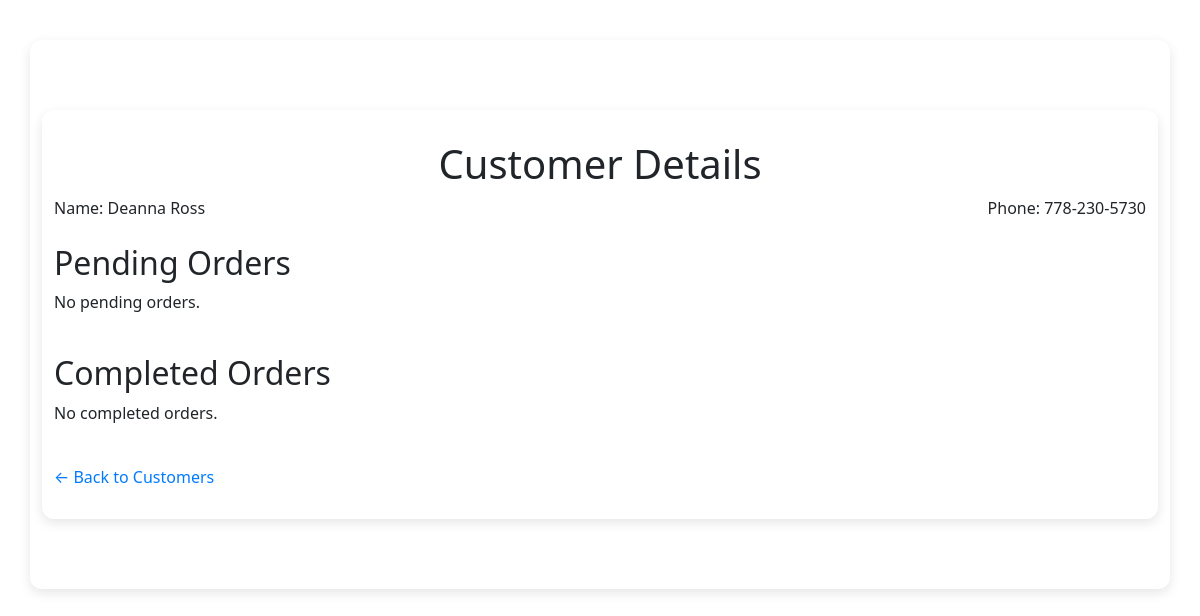
Page /customers/1 on the earlier database version.
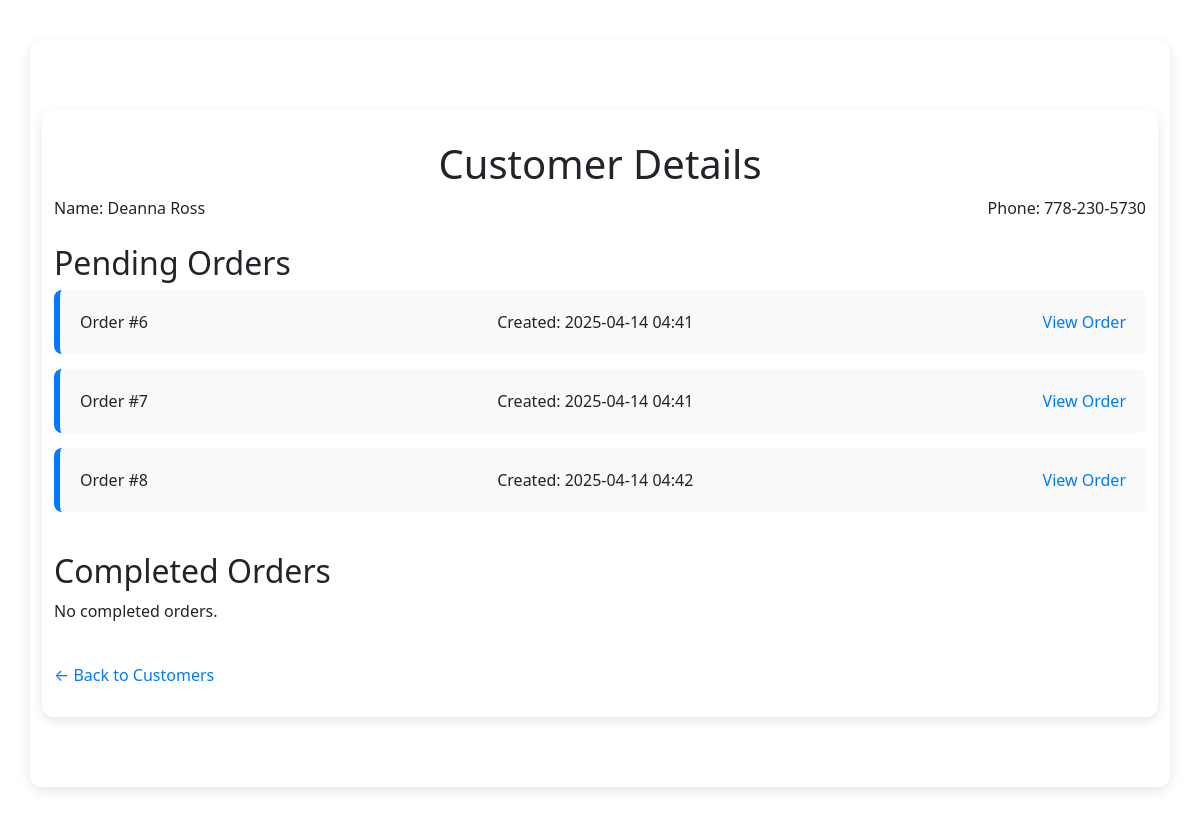
Same page on the later database version.
### models/order.py (models this page shows, shortened)
class Order(db.Model):
        __tablename__ = "order"
        id = mapped_column(Integer, primary_key=True, autoincrement=True)
        customer_id = mapped_column(Integer, ForeignKey("customers.id"))
        created = mapped_column(DateTime, default=datetime.now)
        completed = mapped_column(DateTime, nullable=True)
        amount = mapped_column(Float, nullable=True)
        product_order = relationship("ProductOrder", back_populates="order")
        customer = relationship("Customer", back_populates="order")

### app.py (the view)
@app.route("/customers/<int:id>")
def customer_detail(id):
    customer = db.session.execute(db.select(Customer).where(Customer.id == id)).scalar()
    return render_template("customer.html", data=customer)

### models/customer.py (called while the page is built)
    def pending_orders(self):
        pending_orders = []
        for order in self.order:
            if order.completed is None:
                pending_orders.append(order)
        return pending_orders

    def completed_orders(self):
        completed_orders = []
        for order in self.order:
            if order.completed is not None:
                completed_orders.append(order)
        return completed_orders

### templates/customer.html (shortened to what this page needs)
{% extends "base.html" %}
{% block content %}
<div class="container">
    <h1>Customer Details</h1>
    <div class="customers-list">
        <div class="customer-info">
            <span class="customer-name">Name: {{ data.name }}</span>
            <span class="customer-phone">Phone: {{ data.phone }}</span>
        </div>
    </div>
    <br>
    <h2>Pending Orders</h2>
    {% if data.pending_orders() %}
        <ul class="customers-list">
            {% for order in data.pending_orders() %}
            <li>
                <div class="customer-info">
                    <span class="customer-name">Order #{{ order.id }}</span>
                    <span class="customer-phone">Created: {{ order.created.strftime('%Y-%m-%d %H:%M') }}</span>
                    <a class="customer-link" href="{{ url_for('order_detail', id=order.id) }}">View Order</a>
                </div>
            </li>
            {% endfor %}
        </ul>
    {% else %}
        <p>No pending orders.</p>
    {% endif %}
    <br>
    <h2>Completed Orders</h2>
    {% if data.completed_orders() %}
        <ul class="customers-list">
            {% for order in data.completed_orders() %}
            <li>
                <div class="customer-info">
                    <span class="customer-name">Order #{{ order.id }}</span>
                    <span class="customer-phone">Completed: {{ order.completed.strftime('%Y-%m-%d %H:%M') }}</span>
                    <span class="customer-phone">Amount: ${{ "%.2f"|format(order.amount) }}</span>
                    <a class="customer-link" href="{{ url_for('order_detail', id=order.id) }}">View Order</a>
                </div>
            </li>
            {% endfor %}
        </ul>
    {% else %}
        <p>No completed orders.</p>
    {% endif %}
    <br>
    <a class="customer-link" href="{{ url_for('show_customers') }}">← Back to Customers</a>
</div>
{% endblock %}

Differences in the rows shown:
added Order: id "6", created "2025-04-14 04:41"
added Order: id "7", created "2025-04-14 04:41"
added Order: id "8", created "2025-04-14 04:42"
Other differences:
text no longer shown: "No pending orders."
